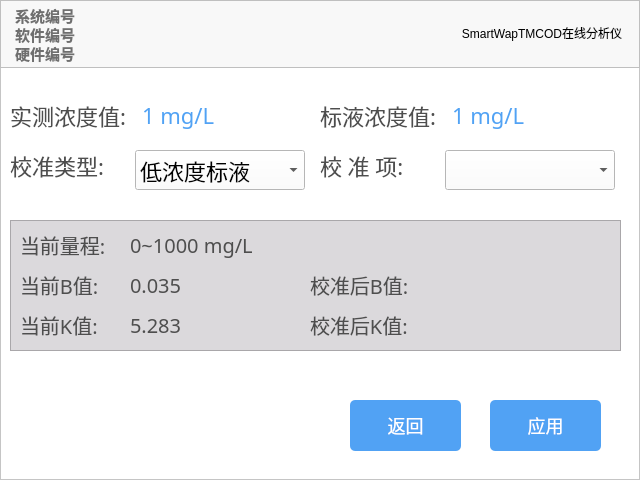
<?xml version="1.0" encoding="UTF-8"?>
<ui version="4.0">
<class>CalibrationQCW</class>
<widget class="QWidget" name="CalibrationQCW">
<property name="geometry">
<rect>
<x>0</x>
<y>0</y>
<width>640</width>
<height>480</height>
</rect>
</property>
<property name="windowTitle">
<string>Form</string>
</property>
<property name="styleSheet">
<string notr="true"></string>
</property>
<widget class="QFrame" name="background">
<property name="geometry">
<rect>
<x>0</x>
<y>0</y>
<width>640</width>
<height>480</height>
</rect>
</property>
<property name="styleSheet">
<string notr="true">background-color: rgb(255, 255, 255);</string>
</property>
<property name="frameShape">
<enum>QFrame::StyledPanel</enum>
</property>
<property name="frameShadow">
<enum>QFrame::Raised</enum>
</property>
<widget class="QLabel" name="m_StandardConcentrationLabel">
<property name="geometry">
<rect>
<x>320</x>
<y>100</y>
<width>120</width>
<height>30</height>
</rect>
</property>
<property name="styleSheet">
<string notr="true">font: 22px Semhei;
color: rgb(78, 78, 78);
background: transparent;</string>
</property>
<property name="text">
<string>标液浓度值:</string>
</property>
</widget>
<widget class="QLabel" name="m_ActualConcentrationLabel">
<property name="geometry">
<rect>
<x>10</x>
<y>100</y>
<width>120</width>
<height>30</height>
</rect>
</property>
<property name="styleSheet">
<string notr="true">font: 22px Semhei;
color: rgb(78, 78, 78);
background: transparent;</string>
</property>
<property name="text">
<string>实测浓度值:</string>
</property>
</widget>
<widget class="CQComboBox" name="m_CalibrationItemValue">
<property name="enabled">
<bool>true</bool>
</property>
<property name="geometry">
<rect>
<x>445</x>
<y>150</y>
<width>170</width>
<height>40</height>
</rect>
</property>
<property name="styleSheet">
<string notr="true">font: 22px Semhei;
text-align: left;</string>
</property>
<property name="maxVisibleItems">
<number>4</number>
</property>
</widget>
<widget class="QLabel" name="m_CalibrationTypeLabel">
<property name="geometry">
<rect>
<x>10</x>
<y>150</y>
<width>120</width>
<height>30</height>
</rect>
</property>
<property name="styleSheet">
<string notr="true">font: 22px Semhei;
color: rgb(78, 78, 78);
background: transparent;</string>
</property>
<property name="text">
<string>校准类型:</string>
</property>
</widget>
<widget class="QLabel" name="m_StandardConcentrationValue">
<property name="geometry">
<rect>
<x>445</x>
<y>100</y>
<width>161</width>
<height>30</height>
</rect>
</property>
<property name="styleSheet">
<string notr="true">QLabel
{
	padding:1px 10px 1px 1px;
	color: rgb(81, 162, 244);
	font: 22px Semhei;
	background: transparent;
	image: url(:/images/pic_Right-Arrow.png);
	image-position:right;
}</string>
</property>
<property name="text">
<string>1 mg/L</string>
</property>
<property name="alignment">
<set>Qt::AlignLeading|Qt::AlignLeft|Qt::AlignVCenter</set>
</property>
</widget>
<widget class="QFrame" name="frame_2">
<property name="geometry">
<rect>
<x>10</x>
<y>220</y>
<width>611</width>
<height>131</height>
</rect>
</property>
<property name="styleSheet">
<string notr="true">background-color: rgb(219, 217, 220);</string>
</property>
<property name="frameShape">
<enum>QFrame::StyledPanel</enum>
</property>
<property name="frameShadow">
<enum>QFrame::Raised</enum>
</property>
<widget class="QLabel" name="m_CurrentBValue">
<property name="enabled">
<bool>false</bool>
</property>
<property name="geometry">
<rect>
<x>120</x>
<y>50</y>
<width>160</width>
<height>30</height>
</rect>
</property>
<property name="font">
<font>
<family>Semhei</family>
<pointsize>-1</pointsize>
<weight>50</weight>
<italic>false</italic>
<bold>false</bold>
</font>
</property>
<property name="styleSheet">
<string notr="true">font: 20px Semhei;
color: rgb(78, 78, 78);
background: transparent;</string>
</property>
<property name="text">
<string>0.035</string>
</property>
<property name="alignment">
<set>Qt::AlignLeading|Qt::AlignLeft|Qt::AlignVCenter</set>
</property>
</widget>
<widget class="QLabel" name="m_CurrentRangeLabel">
<property name="geometry">
<rect>
<x>10</x>
<y>10</y>
<width>110</width>
<height>30</height>
</rect>
</property>
<property name="styleSheet">
<string notr="true">font: 20px Semhei;
color: rgb(78, 78, 78);
background: transparent;</string>
</property>
<property name="text">
<string>当前量程:</string>
</property>
</widget>
<widget class="QLabel" name="m_CurrentRangeValue">
<property name="geometry">
<rect>
<x>120</x>
<y>10</y>
<width>231</width>
<height>30</height>
</rect>
</property>
<property name="styleSheet">
<string notr="true">font: 20px Semhei;
color: rgb(78, 78, 78);
background: transparent;</string>
</property>
<property name="text">
<string>0~1000 mg/L</string>
</property>
</widget>
<widget class="QLabel" name="m_CurrentBLabel">
<property name="geometry">
<rect>
<x>10</x>
<y>50</y>
<width>110</width>
<height>30</height>
</rect>
</property>
<property name="styleSheet">
<string notr="true">font: 20px Semhei;
color: rgb(78, 78, 78);
background: transparent;</string>
</property>
<property name="text">
<string>当前B值:</string>
</property>
</widget>
<widget class="QLabel" name="m_CurrentKLabel">
<property name="geometry">
<rect>
<x>10</x>
<y>90</y>
<width>110</width>
<height>30</height>
</rect>
</property>
<property name="styleSheet">
<string notr="true">font: 20px Semhei;
color: rgb(78, 78, 78);
background: transparent;</string>
</property>
<property name="text">
<string>当前K值:</string>
</property>
</widget>
<widget class="QLabel" name="m_CalibratedBLabel">
<property name="geometry">
<rect>
<x>300</x>
<y>50</y>
<width>110</width>
<height>30</height>
</rect>
</property>
<property name="styleSheet">
<string notr="true">font: 20px Semhei;
color: rgb(78, 78, 78);
background: transparent;</string>
</property>
<property name="text">
<string>校准后B值:</string>
</property>
</widget>
<widget class="QLabel" name="m_CalibratedKLabel">
<property name="geometry">
<rect>
<x>300</x>
<y>90</y>
<width>110</width>
<height>30</height>
</rect>
</property>
<property name="styleSheet">
<string notr="true">font: 20px Semhei;
color: rgb(78, 78, 78);
background: transparent;</string>
</property>
<property name="text">
<string>校准后K值:</string>
</property>
</widget>
<widget class="QLabel" name="m_CurrentKValue">
<property name="enabled">
<bool>false</bool>
</property>
<property name="geometry">
<rect>
<x>120</x>
<y>90</y>
<width>160</width>
<height>30</height>
</rect>
</property>
<property name="font">
<font>
<family>Semhei</family>
<pointsize>-1</pointsize>
<weight>50</weight>
<italic>false</italic>
<bold>false</bold>
</font>
</property>
<property name="styleSheet">
<string notr="true">font: 20px Semhei;
color: rgb(78, 78, 78);
background: transparent;</string>
</property>
<property name="text">
<string>5.283</string>
</property>
<property name="alignment">
<set>Qt::AlignLeading|Qt::AlignLeft|Qt::AlignVCenter</set>
</property>
</widget>
<widget class="QLabel" name="m_CalibratedBValue">
<property name="enabled">
<bool>false</bool>
</property>
<property name="geometry">
<rect>
<x>430</x>
<y>50</y>
<width>160</width>
<height>30</height>
</rect>
</property>
<property name="font">
<font>
<family>Semhei</family>
<pointsize>-1</pointsize>
<weight>50</weight>
<italic>false</italic>
<bold>false</bold>
</font>
</property>
<property name="styleSheet">
<string notr="true">font: 20px Semhei;
color: rgb(78, 78, 78);
background: transparent;</string>
</property>
<property name="text">
<string></string>
</property>
<property name="alignment">
<set>Qt::AlignLeading|Qt::AlignLeft|Qt::AlignVCenter</set>
</property>
</widget>
<widget class="QLabel" name="m_CalibratedKValue">
<property name="enabled">
<bool>false</bool>
</property>
<property name="geometry">
<rect>
<x>430</x>
<y>90</y>
<width>160</width>
<height>30</height>
</rect>
</property>
<property name="font">
<font>
<family>Semhei</family>
<pointsize>-1</pointsize>
<weight>50</weight>
<italic>false</italic>
<bold>false</bold>
</font>
</property>
<property name="styleSheet">
<string notr="true">font: 20px Semhei;
color: rgb(78, 78, 78);
background: transparent;</string>
</property>
<property name="text">
<string></string>
</property>
<property name="alignment">
<set>Qt::AlignLeading|Qt::AlignLeft|Qt::AlignVCenter</set>
</property>
</widget>
</widget>
<widget class="QFrame" name="frame">
<property name="geometry">
<rect>
<x>0</x>
<y>0</y>
<width>640</width>
<height>68</height>
</rect>
</property>
<property name="styleSheet">
<string notr="true">background-color: rgb(248, 248, 248);</string>
</property>
<property name="frameShape">
<enum>QFrame::StyledPanel</enum>
</property>
<property name="frameShadow">
<enum>QFrame::Raised</enum>
</property>
<widget class="QLabel" name="m_SysIdLbl">
<property name="geometry">
<rect>
<x>15</x>
<y>5</y>
<width>296</width>
<height>21</height>
</rect>
</property>
<property name="toolTip">
<string></string>
</property>
<property name="styleSheet">
<string notr="true">font:bold 15px Semhei;
color:rgb(111, 111, 111);
background:transparent</string>
</property>
<property name="text">
<string>系统编号</string>
</property>
</widget>
<widget class="QLabel" name="m_SoftIdLbl">
<property name="geometry">
<rect>
<x>15</x>
<y>21</y>
<width>341</width>
<height>26</height>
</rect>
</property>
<property name="toolTip">
<string></string>
</property>
<property name="statusTip">
<string></string>
</property>
<property name="styleSheet">
<string notr="true">font:bold 15px Semhei;
background:transparent;
color:rgb(111, 111, 111);</string>
</property>
<property name="text">
<string>软件编号</string>
</property>
</widget>
<widget class="QLabel" name="m_HardIdLbl">
<property name="geometry">
<rect>
<x>15</x>
<y>40</y>
<width>341</width>
<height>26</height>
</rect>
</property>
<property name="styleSheet">
<string notr="true">font:bold 15px Semhei;
background:transparent;
color:rgb(111, 111, 111);</string>
</property>
<property name="text">
<string>硬件编号</string>
</property>
</widget>
<widget class="QLabel" name="m_TitleProductName">
<property name="geometry">
<rect>
<x>454</x>
<y>2</y>
<width>176</width>
<height>61</height>
</rect>
</property>
<property name="styleSheet">
<string notr="true">&lt;center&gt;&lt;b&gt;&lt;font style='font-size:30pt;color:#FFFFFF'&gt;
&lt;font style='font-family:Times NewRoman'&gt;SmartWAP&lt;sup&gt;TM&lt;/sup&gt; COD&lt;/font&gt;&lt;font style='font-family:宋体'&gt;在线分析仪&lt;/font&gt;&lt;/font&gt;&lt;/b&gt;&lt;/center&gt;</string>
</property>
<property name="text">
<string>SmartWapTMCOD在线分析仪</string>
</property>
<property name="alignment">
<set>Qt::AlignCenter</set>
</property>
</widget>
</widget>
<widget class="QLabel" name="m_CalibrationItemLabel">
<property name="geometry">
<rect>
<x>320</x>
<y>150</y>
<width>120</width>
<height>30</height>
</rect>
</property>
<property name="styleSheet">
<string notr="true">font: 22px Semhei;
color: rgb(78, 78, 78);
background: transparent;</string>
</property>
<property name="text">
<string>校 准 项:</string>
</property>
</widget>
<widget class="QPushButton" name="m_ReturnBtn">
<property name="geometry">
<rect>
<x>350</x>
<y>400</y>
<width>111</width>
<height>51</height>
</rect>
</property>
<property name="styleSheet">
<string notr="true">QPushButton{
	background-color: rgb(81, 162, 244);
	color: rgb(255, 255, 255);
	font: 18px Semhei;
	border:0px;
	border-radius:5px;
}
QPushButton:pressed
{
	background-color: rgb(226, 226, 226);
}</string>
</property>
<property name="text">
<string>返回</string>
</property>
<property name="iconSize">
<size>
<width>23</width>
<height>23</height>
</size>
</property>
<property name="flat">
<bool>true</bool>
</property>
</widget>
<widget class="QLabel" name="m_ActualConcentrationValue">
<property name="geometry">
<rect>
<x>135</x>
<y>100</y>
<width>171</width>
<height>30</height>
</rect>
</property>
<property name="styleSheet">
<string notr="true">QLabel
{
	padding:1px 10px 1px 1px;
	color: rgb(81, 162, 244);
	font: 22px Semhei;
	background: transparent;
	image: url(:/images/pic_Right-Arrow.png);
	image-position:right;
}</string>
</property>
<property name="text">
<string>1 mg/L</string>
</property>
<property name="alignment">
<set>Qt::AlignLeading|Qt::AlignLeft|Qt::AlignVCenter</set>
</property>
</widget>
<widget class="CQComboBox" name="m_CalibrationTypeValue">
<property name="enabled">
<bool>true</bool>
</property>
<property name="geometry">
<rect>
<x>135</x>
<y>150</y>
<width>170</width>
<height>40</height>
</rect>
</property>
<property name="styleSheet">
<string notr="true">font: 22px Semhei;
text-align: left;</string>
</property>
<property name="maxVisibleItems">
<number>4</number>
</property>
<item>
<property name="text">
<string>低浓度标液</string>
</property>
</item>
<item>
<property name="text">
<string>高浓度标液</string>
</property>
</item>
</widget>
<widget class="QPushButton" name="m_OKBtn">
<property name="geometry">
<rect>
<x>490</x>
<y>400</y>
<width>111</width>
<height>51</height>
</rect>
</property>
<property name="styleSheet">
<string notr="true">QPushButton{
	background-color: rgb(81, 162, 244);
	color: rgb(255, 255, 255);
	font: 18px Semhei;
	border:0px;
	border-radius:5px;
}
QPushButton:pressed
{
	background-color: rgb(226, 226, 226);
}</string>
</property>
<property name="text">
<string>应用</string>
</property>
<property name="iconSize">
<size>
<width>23</width>
<height>23</height>
</size>
</property>
<property name="flat">
<bool>true</bool>
</property>
</widget>
</widget>
</widget>
<customwidgets>
<customwidget>
<class>CQComboBox</class>
<extends>QComboBox</extends>
<header>cqcombobox.h</header>
</customwidget>
</customwidgets>
<resources></resources>
<connections>
<connection>
<sender>m_ReturnBtn</sender>
<signal>clicked()</signal>
<receiver>CalibrationQCW</receiver>
<slot>close()</slot>
<hints>
<hint type="sourcelabel">
<x>387</x>
<y>438</y>
</hint>
<hint type="destinationlabel">
<x>392</x>
<y>536</y>
</hint>
</hints>
</connection>
</connections>
</ui>
